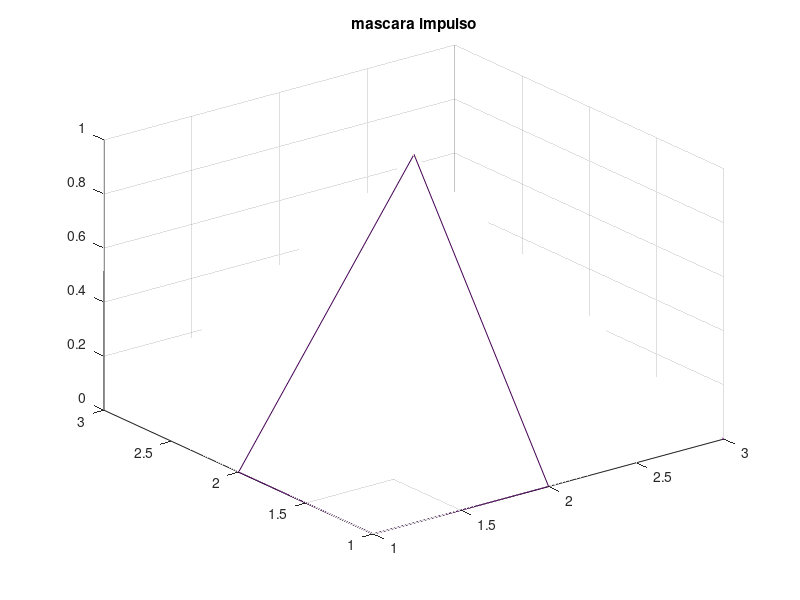
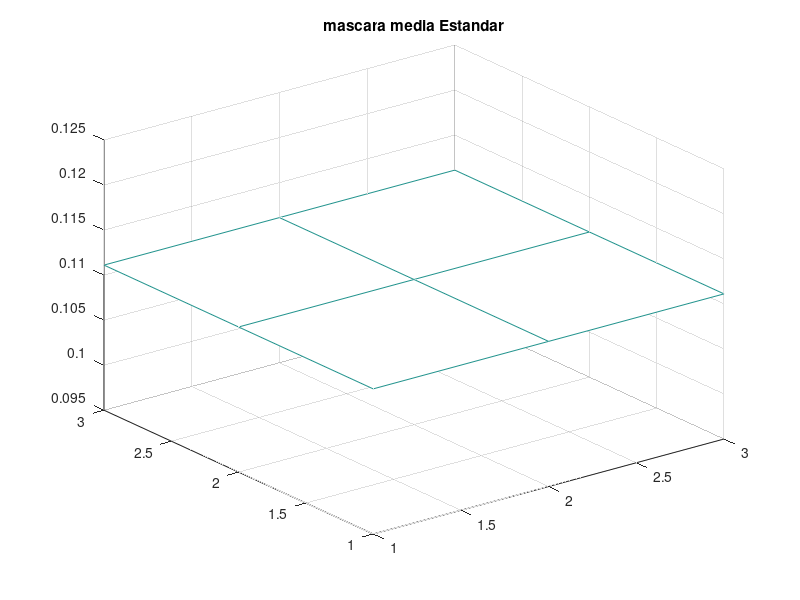
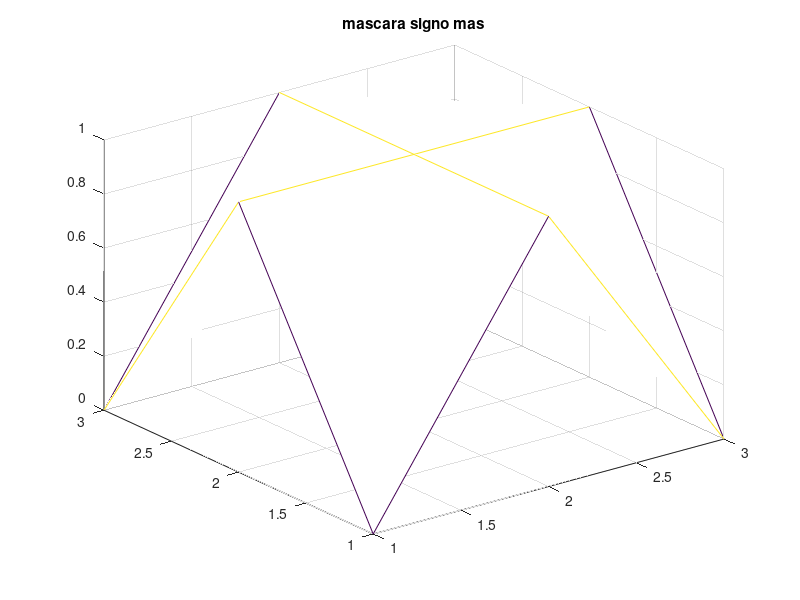
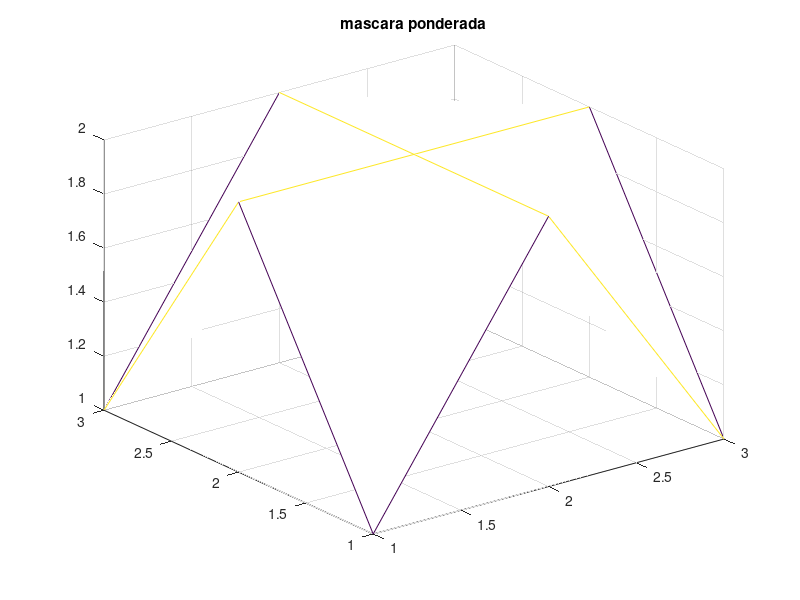

These figures' MATLAB source, in order:
nx = 3
ny = 3

# =============== impulso =================
#  0 0 0
#  0 1 0
#  0 0 0
impulso = zeros(nx,ny);
impulso(2,2)=1;
impulso
figure
mesh( [1:nx], [1:ny], impulso );
title("mascara impulso")


# ############### filtros PB: promediadores ##############

# =============== media estandar =================
#  1 1 1
#  1 1 1 * 1/9
#  1 1 1
media_estandar = ones(nx,ny).* 1/9;
media_estandar
figure
mesh( [1:nx], [1:ny], media_estandar );
title("mascara media Estandar")


# =============== signo mas =================
#  0 1 0
#  1 1 1 * 1/5
#  0 1 0
signo_mas = ones(nx,ny);
signo_mas(1,1)=0;
signo_mas(3,1)=0;
signo_mas(1,3)=0;
signo_mas(3,3)=0;
signo_mas.* 1/5;
signo_mas
figure
mesh( [1:nx], [1:ny], signo_mas );
title("mascara signo mas")

# =============== ponderada =================
#  1 2 1
#  2 4 2 * 1/16
#  1 2 1
ponderada = ones(nx,ny)*2;
ponderada(1,1)=1;
ponderada(3,1)=1;
ponderada(1,3)=1;
ponderada(3,3)=1;
ponderada.* 1/16;
ponderada
figure
mesh( [1:nx], [1:ny], ponderada );
title("mascara ponderada")
# =============== promedio =================

#  1 1 . 1
#  1 1 . 1 #* 1/N^2   (N = m*n)
#  . . . 1
#  1 1 1 1
promedio = ones(nx,ny);
promedio.* 1/9;
promedio
figure
mesh( [1:nx], [1:ny], promedio );
title("mascara promedio")

# =============== gauseana =================

# for x=fix(nx/2):nx+fix(nx/2)-1
#   for y=fix(ny/2):ny+fix(ny/2)-1
#     #g(x,y) = exp( -((x-1)^2 + y^2)/(2*var^2) );
#     g(x-1,y-1)=0;
#   endfor
# endfor
gaussiana = ones(nx,ny);
c = 1/sqrt(2*pi);
var = 1;

gaussiana(1,1) =  exp( -((-1)^2 + (-1)^2)/(2*var^2) );
gaussiana(2,1) =  exp( -(0^2 + (-1)^2)/(2*var^2) );
gaussiana(3,1) =  exp( -(1^2 + (-1)^2)/(2*var^2) );

gaussiana(1,2) =  exp( -((-1)^2 + 0^2)/(2*var^2) );
gaussiana(2,2) =  exp( -(0^2 + 0^2)/(2*var^2) );
gaussiana(3,2) =  exp( -(1^2 + 0^2)/(2*var^2) );

gaussiana(1,3) =  exp( -((-1)^2 + 1^2)/(2*var^2) );
gaussiana(2,3) =  exp( -(0^2 + 1^2)/(2*var^2) );
gaussiana(3,3) =  exp( -(1^2 + 1^2)/(2*var^2) );

gaussiana
figure
mesh( [1:nx], [1:ny], gaussiana );
title("mascara gaussiana")
